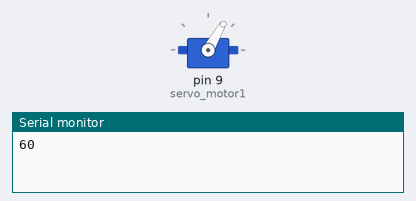
Simulated run of this sketch. Board: Arduino Uno, built with avr-gcc and run on an emulated ATmega328P. Parts: servo, the last lines printed to the serial monitor.

Above: at 1.05 s.
At 7.1 s:
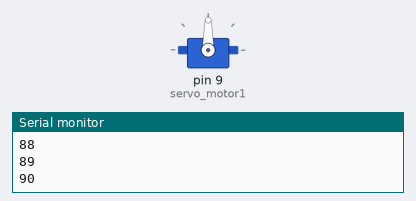
At 10.15 s:
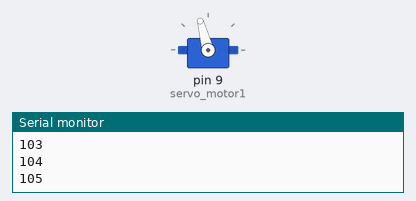
At 13.2 s:
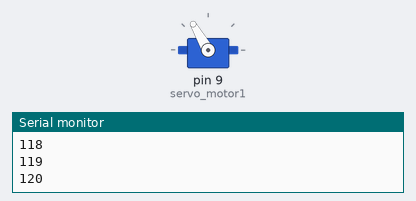
Timing chart, 0 to 16.9 s (numbered marks = the images above):
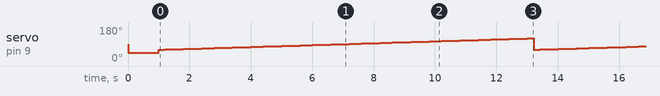

The sketch:

esc_testing_without_serial.ino
```cpp
#include <Servo.h>

Servo servo_motor1, servo_motor2, servo_motor3, servo_motor4;
int pos=45;

void setup() {
  servo_motor1.attach(9);  // attaches the servo on pin 9 to the servo object
  Serial.begin(9600);
  delay(1);
  servo_motor1.write(pos);
  //Serial.println("charged at");
  //Serial.print(pos);
  delay(1000);
}

void loop() {
  for(pos = 60; pos <= 120; pos += 1) // goes from 0 degrees to 180 degrees
  {                                  // in steps of 1 degree
    servo_motor1.write(pos);              // tell servo to go to position in variable 'pos'
    Serial.println(pos);
    delay(200);                      // waits 0.2s for the servo to reach the position
  }
}
```
